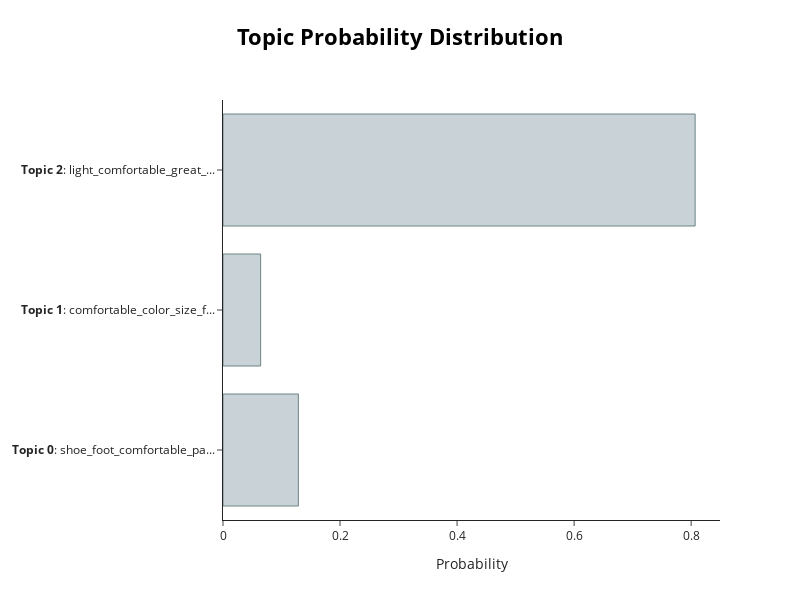

The notebook cell saved with this chart:
### Code cell
# topic distributions
i = 4
topic_distr, topic_token_distr = model.approximate_distribution(df['tokens'], calculate_tokens=True)
model.visualize_distribution(topic_distr[i])

### Figure 1 — Plotly figure (JSON) as saved in the notebook; plotly's stock layout.template omitted (floating-point values rounded to 4 significant figures)
{"data": [{"marker": {"color": "#C8D2D7", "line": {"color": "#6E8484", "width": 1}}, "orientation": "h", "type": "bar", "x": [0.1288, 0.06436, 0.8068], "y": ["<b>Topic 0</b>: shoe_foot_comfortable_pa...", "<b>Topic 1</b>: comfortable_color_size_f...", "<b>Topic 2</b>: light_comfortable_great_..."]}], "layout": {"height": 600, "hoverlabel": {"bgcolor": "white", "font": {"family": "Rockwell", "size": 16}}, "title": {"font": {"color": "Black", "size": 22}, "text": "<b>Topic Probability Distribution</b>", "x": 0.5, "xanchor": "center", "y": 0.95, "yanchor": "top"}, "width": 800, "xaxis": {"title": {"text": "Probability"}}}}
